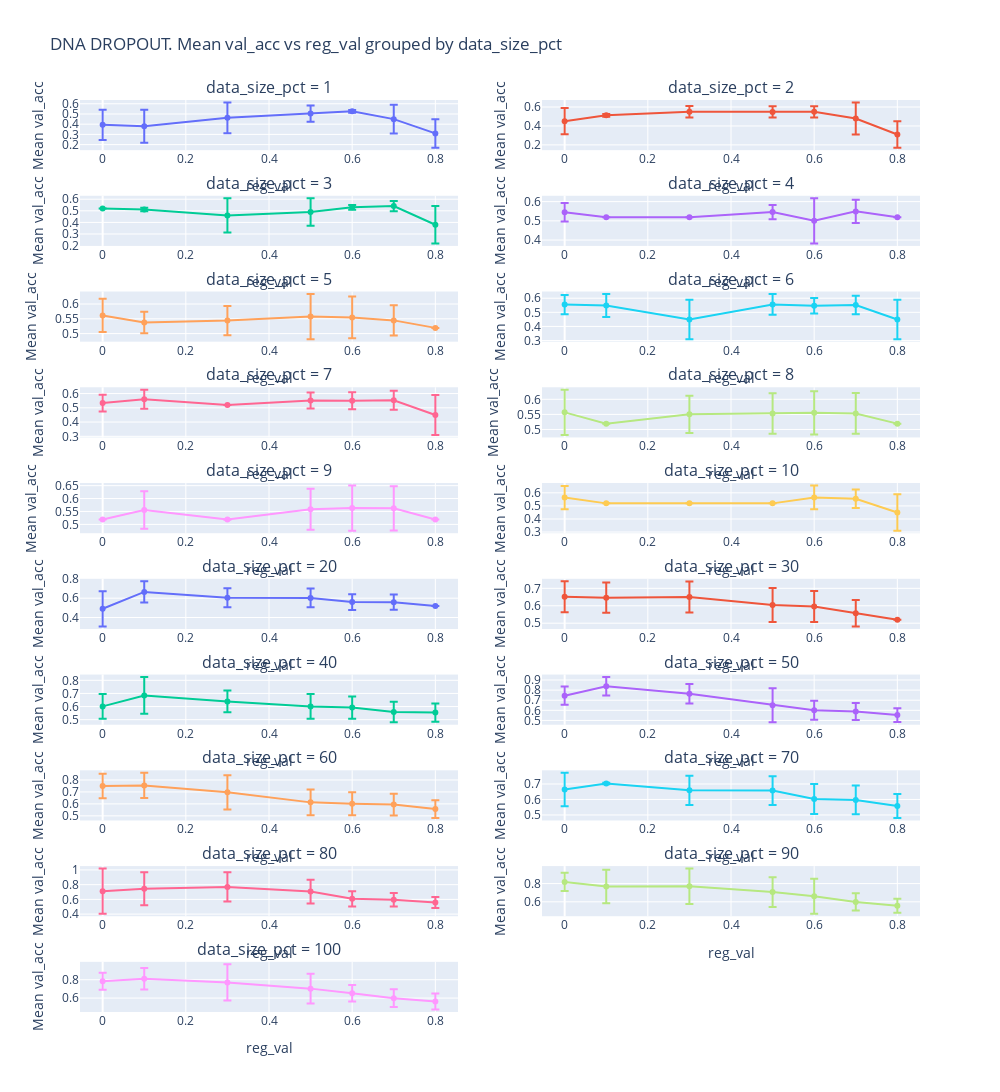
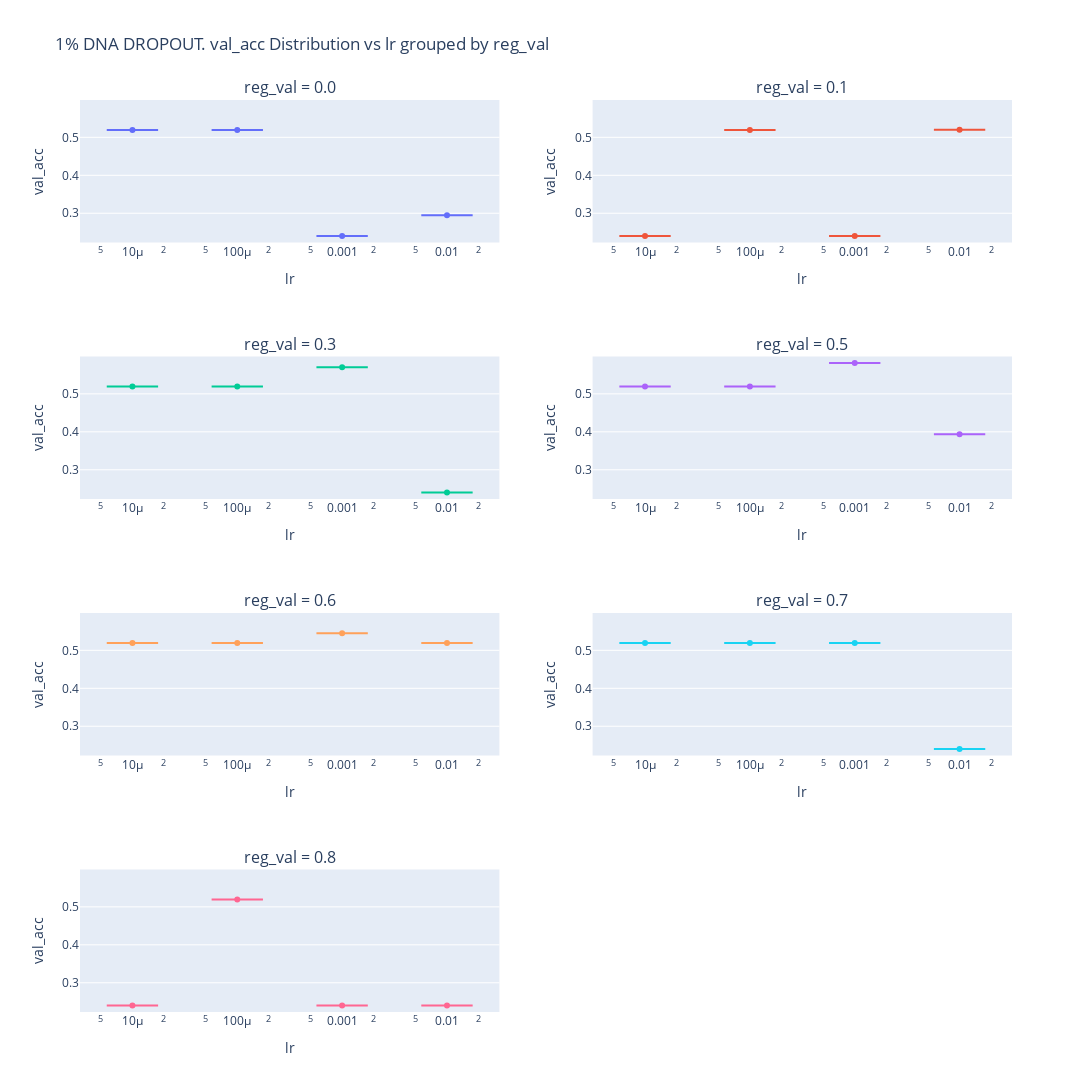
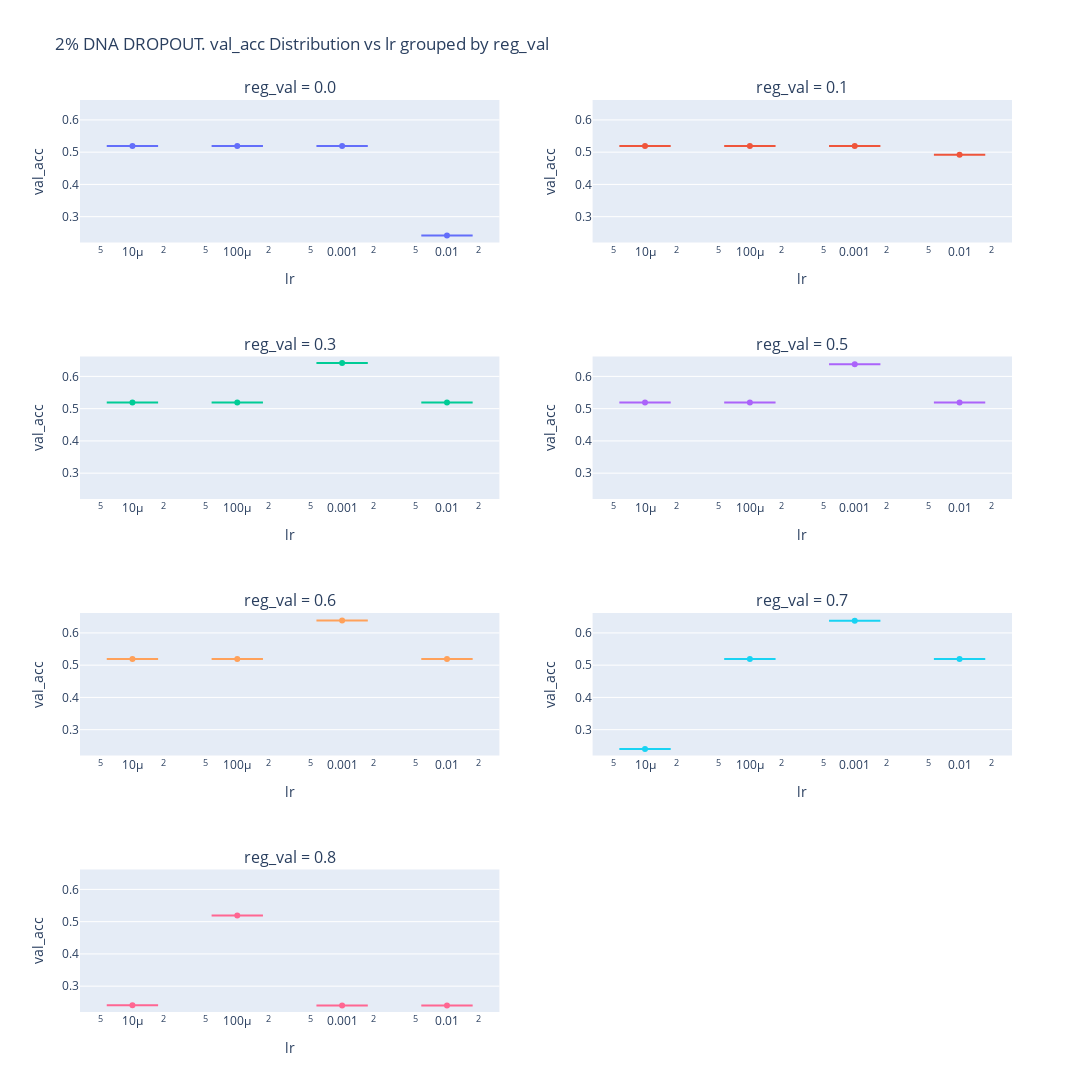
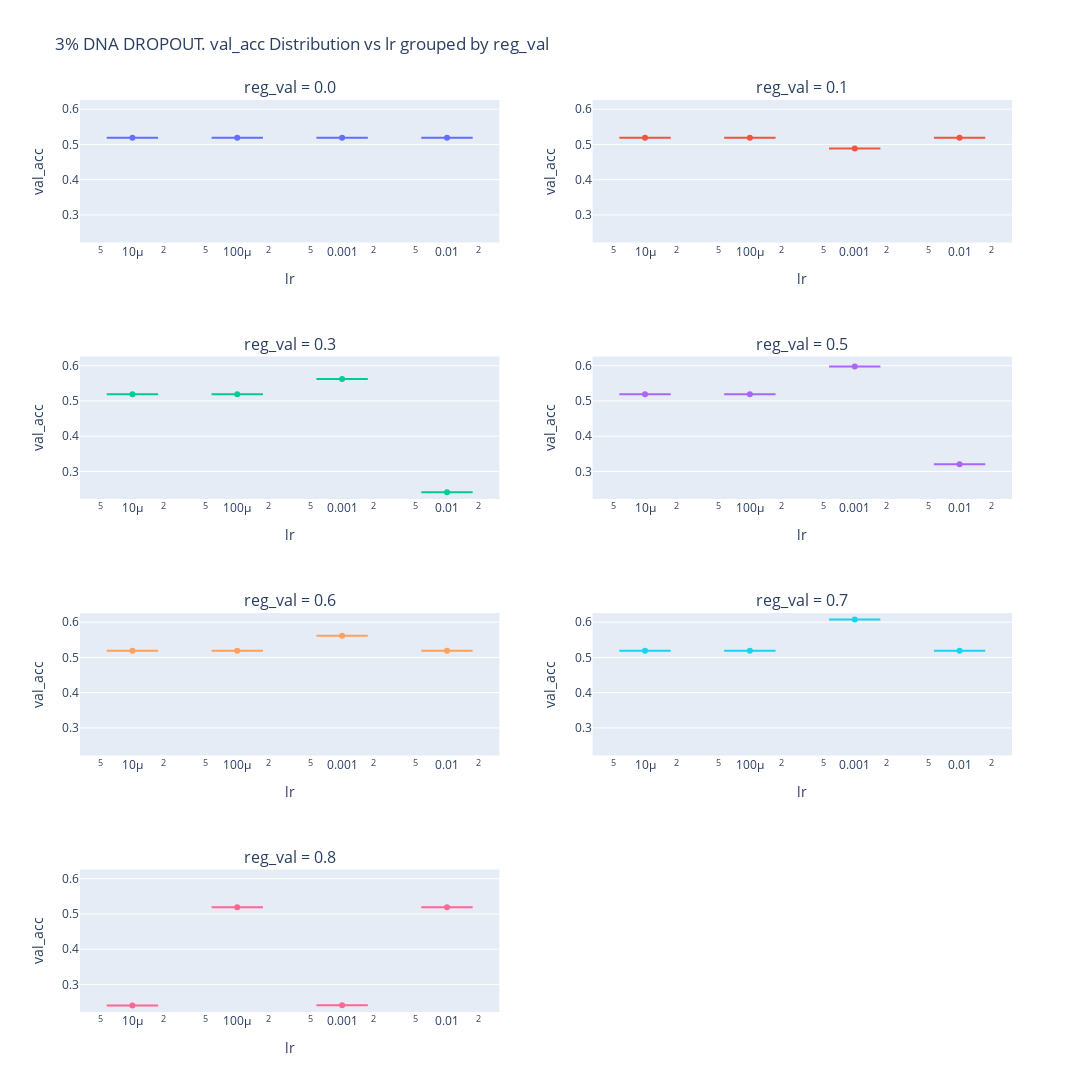

The code cell stored with these charts, in order, in its notebook:
### Code cell
best_lrs = find_best_lr_for_datasets(datasets_dict)
best_lrs


for dataset_name, dataset in datasets_dict.items():
    plots_list = []

    data_sizes = datasets_dict[dataset_name]['data_size_pct'].unique()

    best_lr = best_lrs[dataset_name]
    dataset2 = dataset[dataset['lr'] == best_lr]
    reg_vals = dataset['reg_val'].unique()[::2]
    dataset2 = dataset[dataset['reg_val'].isin(reg_vals)]




    if dataset['reg_type'].unique().item() == 'l2':
        reg_type = 'l2'
        log_scale = True


    else:
        reg_type = 'dropout'
        log_scale = False
        dataset2 = dataset

    plot1 = subplot_mean_metric(dataset2, x_axis='reg_val', y_axis='val_acc', group_by='data_size_pct', log_x=log_scale, auto_scale=True, message='')
    plots_list.append(plot1)


    for datasize in data_sizes:

        dataset3 =  dataset[dataset['data_size_pct'] == datasize]

        # dataset3 = dataset[
        #         (dataset['data_size_pct'] == datasize) &
        #         (dataset['lr'] != 0.1)]

        if dataset['reg_type'].unique().item() == 'l2':
            reg_type = 'l2'
            log_scale = True

            reg_vals = dataset['reg_val'].unique()[::2]
            dataset3 = dataset3[dataset3['reg_val'].isin(reg_vals)]

        else:
            reg_type = 'dropout'
            log_scale = False
            
        if not dataset3.empty:
            plot2 = box_plot_metric(dataset3, x_axis='lr', y_axis='val_acc', group_by='reg_val', log_x=True, auto_scale=False, message=str(datasize)+'%')
            plots_list.append(plot2)
        else:
            print(f"No data available for data_size_pct = {datasize} in {dataset_name}")


    for datasize in data_sizes:

        dataset3 =  dataset[dataset['data_size_pct'] == datasize]
        # dataset3 = dataset[
        #         (dataset['data_size_pct'] == datasize) &
        #         (dataset['lr'] != 0.1)]

        if dataset['reg_type'].unique().item() == 'l2':
            reg_type = 'l2'
            log_scale = True

            reg_vals = dataset['reg_val'].unique()[::2]
            dataset3 = dataset3[dataset3['reg_val'].isin(reg_vals)]

        else:
            reg_type = 'dropout'
            log_scale = False


        if not dataset3.empty:
            plot3 = plot_mean_metric(dataset3, x_axis='reg_val', y_axis='val_acc', group_by='lr', log_x=log_scale, auto_scale=False, show_error_bars=True, message=str(datasize)+'%')
            plots_list.append(plot3)
        else:
            print(f"No data available for data_size_pct = {datasize} in {dataset_name}")

    
    html_filename = os.path.join(data_folder, f'{dataset_name.upper()}_plots_updated_18112024.html')
    print(html_filename)

    save_plots_to_html(plots_list, html_filename)
